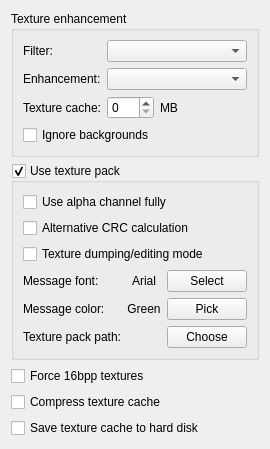
     <widget class="QWidget" name="texturesTab">
      <attribute name="title">
       <string>Textures</string>
      </attribute>
      <layout class="QVBoxLayout" name="verticalLayout_11">
       <item>
        <widget class="QGroupBox" name="filterGroupBox">
         <property name="title">
          <string>Texture enhancement</string>
         </property>
         <layout class="QVBoxLayout" name="verticalLayout_13">
          <item>
           <layout class="QFormLayout" name="formLayout">
            <item row="0" column="0">
             <widget class="QLabel" name="filterLabel">
              <property name="toolTip">
               <string>&lt;html&gt;&lt;head/&gt;&lt;body&gt;&lt;p&gt;&lt;span style=&quot; font-weight:600;&quot;&gt;Filter:&lt;/span&gt;&lt;/p&gt;&lt;p&gt;Apply a filter to either smooth or sharpen textures.There are 4 different smoothing filters and 2 different sharpening filters. The higher the number, the stronger the effect, i.e. &lt;span style=&quot; font-weight:600;&quot;&gt;Smoothing filter 4&lt;/span&gt; will have a much more noticeable effect than &lt;span style=&quot; font-weight:600;&quot;&gt;Smoothing filter 1&lt;/span&gt;.Be aware that performance may have an impact depending on the game and/or the PC.&lt;/p&gt;&lt;p&gt;[Recommended: your preference]&lt;/p&gt;&lt;/body&gt;&lt;/html&gt;</string>
              </property>
              <property name="text">
               <string>Filter:</string>
              </property>
             </widget>
            </item>
            <item row="0" column="1">
             <widget class="QComboBox" name="filterComboBox">
              <property name="toolTip">
               <string>&lt;html&gt;&lt;head/&gt;&lt;body&gt;&lt;p&gt;&lt;span style=&quot; font-weight:600;&quot;&gt;Filter:&lt;/span&gt;&lt;/p&gt;&lt;p&gt;Apply a filter to either smooth or sharpen textures.There are 4 different smoothing filters and 2 different sharpening filters. The higher the number, the stronger the effect, i.e. &lt;span style=&quot; font-weight:600;&quot;&gt;Smoothing filter 4&lt;/span&gt; will have a much more noticeable effect than &lt;span style=&quot; font-weight:600;&quot;&gt;Smoothing filter 1&lt;/span&gt;.Be aware that performance may have an impact depending on the game and/or the PC.&lt;/p&gt;&lt;p&gt;[Recommended: your preference]&lt;/p&gt;&lt;/body&gt;&lt;/html&gt;</string>
              </property>
             </widget>
            </item>
            <item row="1" column="0">
             <widget class="QLabel" name="enhancementLabel">
              <property name="toolTip">
               <string>&lt;html&gt;&lt;head/&gt;&lt;body&gt;&lt;p&gt;&lt;span style=&quot; font-weight:600;&quot;&gt;Texture enhancement:&lt;/span&gt;&lt;/p&gt;&lt;p&gt;12 different filters are selectable here, each one with a distinctive look.Be aware of possible performance impacts.&lt;/p&gt;&lt;p&gt;&lt;span style=&quot; font-weight:600;&quot;&gt;IMPORTANT:&lt;/span&gt; 'Store' mode - saves textures in cache 'as is'. It can improve performance in games, which load many textures. Disable 'Ignore backgrounds' option for better result.&lt;/p&gt;&lt;p&gt;[Recommended: your preference]&lt;/p&gt;&lt;/body&gt;&lt;/html&gt;</string>
              </property>
              <property name="text">
               <string>Enhancement:</string>
              </property>
             </widget>
            </item>
            <item row="1" column="1">
             <widget class="QComboBox" name="enhancementComboBox">
              <property name="toolTip">
               <string>&lt;html&gt;&lt;head/&gt;&lt;body&gt;&lt;p&gt;&lt;span style=&quot; font-weight:600;&quot;&gt;Texture enhancement:&lt;/span&gt;&lt;/p&gt;&lt;p&gt;12 different filters are selectable here, each one with a distinctive look.Be aware of possible performance impacts.&lt;/p&gt;&lt;p&gt;&lt;span style=&quot; font-weight:600;&quot;&gt;IMPORTANT:&lt;/span&gt; 'Store' mode - saves textures in cache 'as is'. It can improve performance in games, which load many textures. Disable 'Ignore backgrounds' option for better result.&lt;/p&gt;&lt;p&gt;[Recommended: your preference]&lt;/p&gt;&lt;/body&gt;&lt;/html&gt;</string>
              </property>
             </widget>
            </item>
           </layout>
          </item>
          <item>
           <layout class="QHBoxLayout" name="horizontalLayout_7">
            <item>
             <widget class="QLabel" name="label_6">
              <property name="sizePolicy">
               <sizepolicy hsizetype="Maximum" vsizetype="Preferred">
                <horstretch>0</horstretch>
                <verstretch>0</verstretch>
               </sizepolicy>
              </property>
              <property name="toolTip">
               <string>&lt;html&gt;&lt;head/&gt;&lt;body&gt;&lt;p&gt;&lt;span style=&quot; font-weight:600;&quot;&gt;Texture cache size:&lt;/span&gt;&lt;/p&gt;&lt;p&gt;Enhanced and filtered textures can be cached to aid performance. This setting will adjust how much PC memory will be dedicated for texture cache. This helps boost performance if there are subsequent requests for the same texture (usually the case). Normally, 128MB should be more than enough but there is a sweet spot for each game. Super Mario may not need more than 32megs, but Conker streams a lot of textures, so setting 256+ megs can boost performance. Adjust accordingly if you are encountering speed issues. '0' disables cache.&lt;/p&gt;&lt;p&gt;[Recommended: &lt;span style=&quot; font-style:italic;&quot;&gt;PC and game dependant&lt;/span&gt;]&lt;/p&gt;&lt;/body&gt;&lt;/html&gt;</string>
              </property>
              <property name="text">
               <string>Texture cache:</string>
              </property>
             </widget>
            </item>
            <item>
             <widget class="QSpinBox" name="textureFilterCacheSpinBox">
              <property name="sizePolicy">
               <sizepolicy hsizetype="Fixed" vsizetype="Fixed">
                <horstretch>0</horstretch>
                <verstretch>0</verstretch>
               </sizepolicy>
              </property>
              <property name="toolTip">
               <string>&lt;html&gt;&lt;head/&gt;&lt;body&gt;&lt;p&gt;&lt;span style=&quot; font-weight:600;&quot;&gt;Texture cache size:&lt;/span&gt;&lt;/p&gt;&lt;p&gt;Enhanced and filtered textures can be cached to aid performance. This setting will adjust how much PC memory will be dedicated for texture cache. This helps boost performance if there are subsequent requests for the same texture (usually the case). Normally, 128MB should be more than enough but there is a sweet spot for each game. Super Mario may not need more than 32megs, but Conker streams a lot of textures, so setting 256+ megs can boost performance. Adjust accordingly if you are encountering speed issues. '0' disables cache.&lt;/p&gt;&lt;p&gt;[Recommended: &lt;span style=&quot; font-style:italic;&quot;&gt;PC and game dependant&lt;/span&gt;]&lt;/p&gt;&lt;/body&gt;&lt;/html&gt;</string>
              </property>
              <property name="maximum">
               <number>999</number>
              </property>
              <property name="singleStep">
               <number>50</number>
              </property>
             </widget>
            </item>
            <item>
             <widget class="QLabel" name="label_7">
              <property name="toolTip">
               <string>&lt;html&gt;&lt;head/&gt;&lt;body&gt;&lt;p&gt;&lt;span style=&quot; font-weight:600;&quot;&gt;Texture cache size:&lt;/span&gt;&lt;/p&gt;&lt;p&gt;Enhanced and filtered textures can be cached to aid performance. This setting will adjust how much PC memory will be dedicated for texture cache. This helps boost performance if there are subsequent requests for the same texture (usually the case). Normally, 128MB should be more than enough but there is a sweet spot for each game. Super Mario may not need more than 32megs, but Conker streams a lot of textures, so setting 256+ megs can boost performance. Adjust accordingly if you are encountering speed issues. '0' disables cache.&lt;/p&gt;&lt;p&gt;[Recommended: &lt;span style=&quot; font-style:italic;&quot;&gt;PC and game dependant&lt;/span&gt;]&lt;/p&gt;&lt;/body&gt;&lt;/html&gt;</string>
              </property>
              <property name="text">
               <string>MB</string>
              </property>
             </widget>
            </item>
           </layout>
          </item>
          <item>
           <layout class="QVBoxLayout" name="verticalLayout_12">
            <item>
             <widget class="QCheckBox" name="ignoreBackgroundsCheckBox">
              <property name="toolTip">
               <string>&lt;html&gt;&lt;head/&gt;&lt;body&gt;&lt;p&gt;&lt;span style=&quot; font-weight:600;&quot;&gt;Ignore Backgrounds:&lt;/span&gt;&lt;/p&gt;&lt;p&gt;It is used to skip enhancement for long narrow textures, usually used for backgrounds. This may save texture memory greatly and increase performance.&lt;/p&gt;&lt;p&gt;[Recommended: &lt;span style=&quot; font-style:italic;&quot;&gt;on (off for 'Store' mode)&lt;/span&gt;]&lt;/p&gt;&lt;/body&gt;&lt;/html&gt;</string>
              </property>
              <property name="text">
               <string>Ignore backgrounds</string>
              </property>
             </widget>
            </item>
           </layout>
          </item>
         </layout>
        </widget>
       </item>
       <item>
        <widget class="QGroupBox" name="texturePackGroupBox">
         <property name="title">
          <string>Use texture pack</string>
         </property>
         <property name="checkable">
          <bool>true</bool>
         </property>
         <layout class="QVBoxLayout" name="verticalLayout_14">
          <item>
           <widget class="QCheckBox" name="alphaChannelCheckBox">
            <property name="toolTip">
             <string>&lt;html&gt;&lt;head/&gt;&lt;body&gt;&lt;p&gt;&lt;span style=&quot; font-weight:600;&quot;&gt;Use Alpha channel fully:&lt;/span&gt;&lt;/p&gt;&lt;p&gt;When this option is off, 16bit rgba textures will be loaded using RiceVideo style - with 1bit for alpha channel. When it is on, GlideHQ will check, how alpha channel is used by the hires texture, and select most appropriate format for it. This gives texture designers freedom to play with alpha, as they need, regardless of format of original N64 texture. For older and badly designed texture packs it can cause unwanted black borders.&lt;/p&gt;&lt;p&gt;[Recommended: &lt;span style=&quot; font-style:italic;&quot;&gt;texture pack dependant&lt;/span&gt;]&lt;/p&gt;&lt;/body&gt;&lt;/html&gt;</string>
            </property>
            <property name="text">
             <string>Use alpha channel fully</string>
            </property>
           </widget>
          </item>
          <item>
           <widget class="QCheckBox" name="alternativeCRCCheckBox">
            <property name="toolTip">
             <string>&lt;html&gt;&lt;head/&gt;&lt;body&gt;&lt;p&gt;Alternative CRC calculation:&lt;/p&gt;&lt;p&gt;This option enables emulation of a palette CRC calculation bug in RiceVideo.If some textures are not loaded, try to set this option on/off.&lt;/p&gt;&lt;p&gt;[Recommended: &lt;span style=&quot; font-style:italic;&quot;&gt;mostly off, on for really old packs&lt;/span&gt;]&lt;/p&gt;&lt;/body&gt;&lt;/html&gt;</string>
            </property>
            <property name="text">
             <string>Alternative CRC calculation</string>
            </property>
           </widget>
          </item>
          <item>
           <widget class="QCheckBox" name="textureDumpCheckBox">
            <property name="enabled">
             <bool>true</bool>
            </property>
            <property name="toolTip">
             <string>&lt;html&gt;&lt;head/&gt;&lt;body&gt;&lt;p&gt;&lt;span style=&quot; font-weight:600;&quot;&gt;Texture dumping mode:&lt;/span&gt;&lt;/p&gt;&lt;p&gt;In this mode, you have that ability to dump textures on screen to the appropriate folder. You can also reload textures while the game is running to see how they look instantly - big time saver!&lt;/p&gt;&lt;p&gt;Hotkeys: &lt;span style=&quot; font-weight:600;&quot;&gt;R&lt;/span&gt; reloads hires textures from the texture pack - &lt;span style=&quot; font-weight:600;&quot;&gt;D&lt;/span&gt; toggles texture dumps on/off.&lt;/p&gt;&lt;/body&gt;&lt;/html&gt;</string>
            </property>
            <property name="text">
             <string>Texture dumping/editing mode</string>
            </property>
           </widget>
          </item>
          <item>
           <layout class="QHBoxLayout" name="horizontalLayout_8">
            <item>
             <layout class="QGridLayout" name="gridLayout">
              <item row="1" column="0">
               <widget class="QLabel" name="label_8">
                <property name="sizePolicy">
                 <sizepolicy hsizetype="Maximum" vsizetype="Preferred">
                  <horstretch>0</horstretch>
                  <verstretch>0</verstretch>
                 </sizepolicy>
                </property>
                <property name="toolTip">
                 <string>&lt;html&gt;&lt;head/&gt;&lt;body&gt;&lt;p&gt;Select color of text messages.&lt;/p&gt;&lt;/body&gt;&lt;/html&gt;</string>
                </property>
                <property name="text">
                 <string>Message color:</string>
                </property>
               </widget>
              </item>
              <item row="0" column="0">
               <widget class="QLabel" name="label_9">
                <property name="sizePolicy">
                 <sizepolicy hsizetype="Maximum" vsizetype="Preferred">
                  <horstretch>0</horstretch>
                  <verstretch>0</verstretch>
                 </sizepolicy>
                </property>
                <property name="toolTip">
                 <string>&lt;html&gt;&lt;head/&gt;&lt;body&gt;&lt;p&gt;Select font and font size for text messages, displayed during texture cache or texture pack save/load.&lt;/p&gt;&lt;/body&gt;&lt;/html&gt;</string>
                </property>
                <property name="text">
                 <string>Message font:</string>
                </property>
               </widget>
              </item>
              <item row="0" column="1">
               <widget class="QLabel" name="fontNameLabel">
                <property name="toolTip">
                 <string>&lt;html&gt;&lt;head/&gt;&lt;body&gt;&lt;p&gt;Select font and font size for text messages, displayed during texture cache or texture pack save/load.&lt;/p&gt;&lt;/body&gt;&lt;/html&gt;</string>
                </property>
                <property name="text">
                 <string>Arial</string>
                </property>
                <property name="alignment">
                 <set>Qt::AlignCenter</set>
                </property>
               </widget>
              </item>
              <item row="1" column="1">
               <widget class="QLabel" name="fontColorLabel">
                <property name="toolTip">
                 <string>&lt;html&gt;&lt;head/&gt;&lt;body&gt;&lt;p&gt;Select color of text messages.&lt;/p&gt;&lt;/body&gt;&lt;/html&gt;</string>
                </property>
                <property name="text">
                 <string>Green</string>
                </property>
                <property name="alignment">
                 <set>Qt::AlignCenter</set>
                </property>
               </widget>
              </item>
              <item row="1" column="2">
               <widget class="QPushButton" name="PickFontColorButton">
                <property name="toolTip">
                 <string>&lt;html&gt;&lt;head/&gt;&lt;body&gt;&lt;p&gt;Select color of text messages.&lt;/p&gt;&lt;/body&gt;&lt;/html&gt;</string>
                </property>
                <property name="text">
                 <string>Pick</string>
                </property>
               </widget>
              </item>
              <item row="0" column="2">
               <widget class="QPushButton" name="selectFontButton">
                <property name="sizePolicy">
                 <sizepolicy hsizetype="Maximum" vsizetype="Fixed">
                  <horstretch>0</horstretch>
                  <verstretch>0</verstretch>
                 </sizepolicy>
                </property>
                <property name="toolTip">
                 <string>&lt;html&gt;&lt;head/&gt;&lt;body&gt;&lt;p&gt;Select font and font size for text messages, displayed during texture cache or texture pack save/load.&lt;/p&gt;&lt;/body&gt;&lt;/html&gt;</string>
                </property>
                <property name="text">
                 <string>Select</string>
                </property>
               </widget>
              </item>
              <item row="2" column="0">
               <widget class="QLabel" name="label_12">
                <property name="sizePolicy">
                 <sizepolicy hsizetype="Maximum" vsizetype="Preferred">
                  <horstretch>0</horstretch>
                  <verstretch>0</verstretch>
                 </sizepolicy>
                </property>
                <property name="toolTip">
                 <string>&lt;html&gt;&lt;head/&gt;&lt;body&gt;&lt;p&gt;Select path to folder with HD textures packs.&lt;br/&gt;Default: Plugin/hires_texture&lt;/p&gt;&lt;/body&gt;&lt;/html&gt;</string>
                </property>
                <property name="text">
                 <string>Texture pack path:</string>
                </property>
               </widget>
              </item>
              <item row="2" column="1">
               <widget class="QLabel" name="txPathLabel">
                <property name="sizePolicy">
                 <sizepolicy hsizetype="Preferred" vsizetype="Preferred">
                  <horstretch>0</horstretch>
                  <verstretch>0</verstretch>
                 </sizepolicy>
                </property>
                <property name="toolTip">
                 <string>&lt;html&gt;&lt;head/&gt;&lt;body&gt;&lt;p&gt;Select path to folder with HD textures packs.&lt;br/&gt;Default: Plugin/hires_texture&lt;/p&gt;&lt;/body&gt;&lt;/html&gt;</string>
                </property>
                <property name="text">
                 <string notr="true"/>
                </property>
                <property name="wordWrap">
                 <bool>true</bool>
                </property>
               </widget>
              </item>
              <item row="2" column="2">
               <widget class="QPushButton" name="texPackPathButton">
                <property name="toolTip">
                 <string>&lt;html&gt;&lt;head/&gt;&lt;body&gt;&lt;p&gt;Select path to folder with HD textures packs.&lt;br/&gt;Default: Plugin/hires_texture&lt;/p&gt;&lt;/body&gt;&lt;/html&gt;</string>
                </property>
                <property name="text">
                 <string>Choose</string>
                </property>
               </widget>
              </item>
             </layout>
            </item>
           </layout>
          </item>
         </layout>
        </widget>
       </item>
       <item>
        <widget class="QCheckBox" name="force16bppCheckBox">
         <property name="toolTip">
          <string>&lt;html&gt;&lt;head/&gt;&lt;body&gt;&lt;p&gt;&lt;span style=&quot; font-weight:600;&quot;&gt;Force 16bpp textures:&lt;/span&gt;&lt;/p&gt;&lt;p&gt;The color of the textures will be reduced to 16bpp.This is space saver and performance enhancer. This halves the space used on the texture cache and the GFX hardware's texture RAM. Color reduction is done so that the original quality is preserved as much as possible. Depending on the texture, this usually is hardly noticeable. Sometimes though, it can be: skies are a good example.&lt;/p&gt;&lt;p&gt;[Recommended: &lt;span style=&quot; font-style:italic;&quot;&gt;off&lt;/span&gt;]&lt;/p&gt;&lt;/body&gt;&lt;/html&gt;</string>
         </property>
         <property name="text">
          <string>Force 16bpp textures</string>
         </property>
        </widget>
       </item>
       <item>
        <widget class="QCheckBox" name="compressCacheCheckBox">
         <property name="toolTip">
          <string>&lt;html&gt;&lt;head/&gt;&lt;body&gt;&lt;p&gt;&lt;span style=&quot; font-weight:600;&quot;&gt;Compress texture cache:&lt;/span&gt;&lt;/p&gt;&lt;p&gt;Memory will be compressed so that more textures can be held in the texture cache. The compression ratio varies with each texture, but 1/5 of the original size would be a modest approximation. They will be decompressed on-the-fly, before being downloaded to the gfx hardware.&lt;/p&gt;&lt;p&gt;[Recommended: &lt;span style=&quot; font-style:italic;&quot;&gt;on&lt;/span&gt;]&lt;/p&gt;&lt;/body&gt;&lt;/html&gt;</string>
         </property>
         <property name="text">
          <string>Compress texture cache</string>
         </property>
        </widget>
       </item>
       <item>
        <widget class="QCheckBox" name="saveTextureCacheCheckBox">
         <property name="toolTip">
          <string>&lt;html&gt;&lt;head/&gt;&lt;body&gt;&lt;p&gt;&lt;span style=&quot; font-weight:600;&quot;&gt;Save texture cache to HD:&lt;/span&gt;&lt;/p&gt;&lt;p&gt;For enhanced textures cache: This will save all previously loaded and enhanced textures to HD. So upon next game launch, all the textures will be instantly loaded, resulting in smoother performance.&lt;/p&gt;&lt;p&gt;For high-resolution textures cache: After creation, loading hi-res texture will take only a few seconds upon game launch, as opposed to the 5 -60 seconds a pack can take to load without this cache file. The only downside here is upon any changes to the pack, the cache file will need to be manually deleted.&lt;/p&gt;&lt;p&gt;Saved cache files go into a folder called &lt;span style=&quot; font-weight:600;&quot;&gt;Cache&lt;/span&gt; within the Plugins folder.&lt;/p&gt;&lt;p&gt;[Highly Recommended: &lt;span style=&quot; font-style:italic;&quot;&gt;on&lt;/span&gt;]&lt;/p&gt;&lt;/body&gt;&lt;/html&gt;</string>
         </property>
         <property name="text">
          <string>Save texture cache to hard disk</string>
         </property>
        </widget>
       </item>
      </layout>
     </widget>
